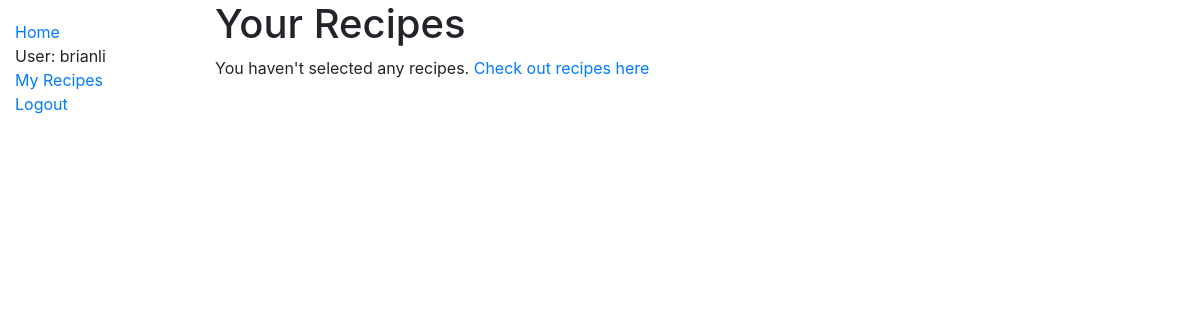
/recipes/my_recipes/ (signed in), run on an earlier commit of the app's database.
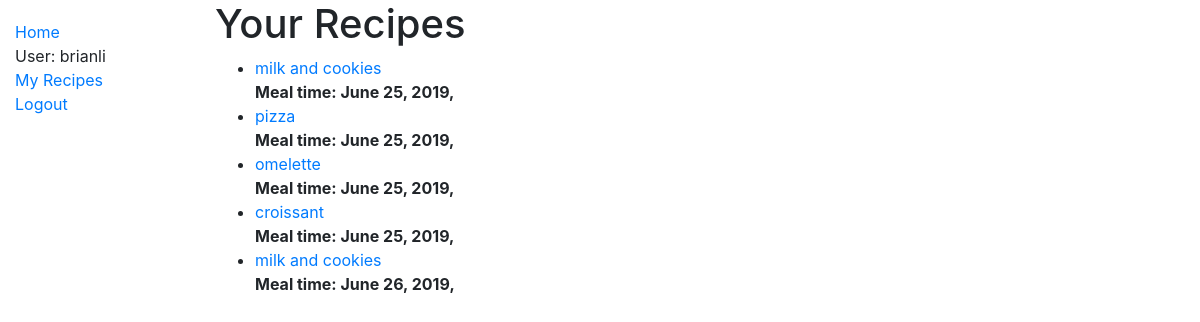
And on a later commit of the database.
### recipes/models.py (models this page shows, shortened)
class UserRecipe(models.Model):
	MEAL_TIMES = [
		('BR', 'Breakfast'),
		('LU', 'Lunch'),
		('DI', 'Dinner'),
	]
	meal_time = models.CharField(max_length=30, choices=MEAL_TIMES, default="")
	meal_date = models.DateField(default=datetime.date.today)
	user = models.ForeignKey(
		User,
		related_name='user_recipe',
		on_delete=models.CASCADE)
	recipe = models.ForeignKey(
		Recipe,
		related_name='user_recipe',
		on_delete=models.CASCADE)

class Recipe(models.Model):
	name = models.CharField(max_length=50, unique=True)
	likes = models.IntegerField(default=0)
	cuisine = models.CharField(max_length=50, default='world')
	slug = models.SlugField(unique=True)
	ingredients = models.ManyToManyField(
		Ingredient,
		through='RecipeItem',
		related_name='recipes')
	users = models.ManyToManyField(
		User,
		through='UserRecipe',
		related_name='recipes',
		blank=True)
	class Meta:
		ordering = ('name',)

### recipes/views.py (the view)
# urls.py: path('my_recipes/', views.UserRecipesIndexView.as_view(), name='my_recipes'),
class UserRecipesIndexView(LoginRequiredMixin, ListView):
	model = UserRecipe
	template_name = 'recipes/user_recipes.html'
	context_object_name = 'user_recipe_list'
	def get_queryset(self):
		return UserRecipe.objects.filter(user=self.request.user)

### templates/recipes/user_recipes.html
{% extends "base_generic.html" %}
{% block content %}
<h1>Your Recipes</h1>
{% if user_recipe_list %}
<ul>
	{% for user_recipe in user_recipe_list %}
	<li>
		<a href="/recipes/{{ user_recipe.recipe.slug }}/">{{ user_recipe.recipe.name }}</a><br />
		<b>Meal time: {{ user_recipe.meal_date }}, {{ user_recipe.meal_time }}</b>
	</li>
	{% endfor %}
</ul>
{% else %}
<p>
	You haven't selected any recipes. <a href="/">Check out recipes here</a>
</p>
{% endif %}
{% endblock %}

What changed in the data, as far as the page shows it:
added UserRecipe: recipe.name "milk and cookies", meal_date "June 25, 2019"
added UserRecipe: recipe.name "pizza", meal_date "June 25, 2019"
added UserRecipe: recipe.name "omelette", meal_date "June 25, 2019"
added UserRecipe: recipe.name "croissant", meal_date "June 25, 2019"
added UserRecipe: recipe.name "milk and cookies", meal_date "June 26, 2019"
Also different on the page:
text no longer shown: "You haven't selected any recipes. Check out recipes here"
